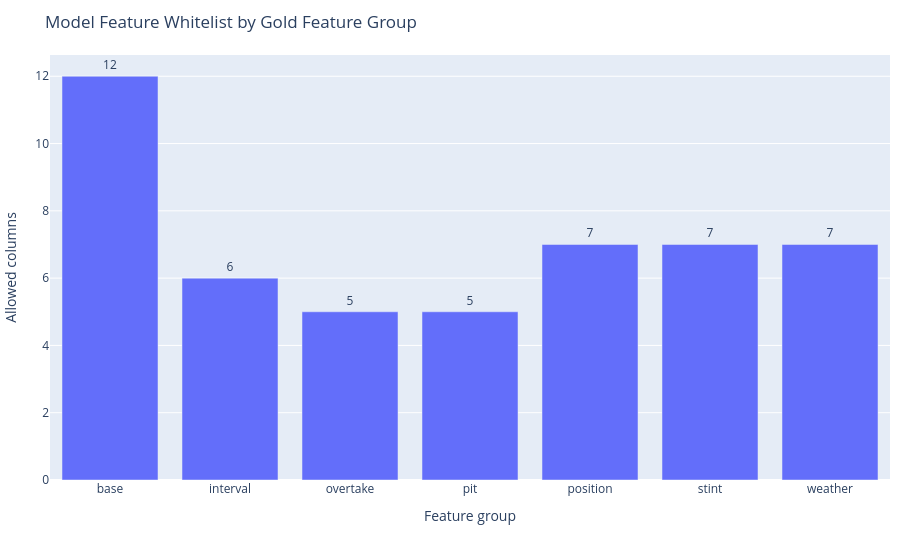

Notebook code cell kept with this figure:
### Markdown cell above
## Feature Whitelist Coverage

The whitelist is the enforceable boundary between Gold and model training.
Every model-eligible column must be registered with an explicit availability
rule.

### Code cell
feature_contract = read_json(METADATA / "feature_contract.json")
whitelist_rows = []
for group_name, contract in feature_contract.get("feature_tables", {}).items():
    for column in contract.get("model_allowed_columns", []):
        whitelist_rows.append({
            "feature_group": group_name,
            "column": column,
            "availability_rule": contract.get("availability_rule"),
        })
whitelist = pd.DataFrame(whitelist_rows)
whitelist.to_csv(OUTPUT_TABLES / "model_feature_whitelist.csv", index=False)

group_summary = whitelist.groupby("feature_group").size().rename("allowed_columns").reset_index()
fig = px.bar(
    group_summary,
    x="feature_group",
    y="allowed_columns",
    text="allowed_columns",
    title="Model Feature Whitelist by Gold Feature Group",
    labels={"feature_group": "Feature group", "allowed_columns": "Allowed columns"},
)
fig.update_layout(margin=dict(l=10, r=10, t=55, b=80))
fig.update_traces(textposition="outside", cliponaxis=False)
save_chart(fig, "feature_whitelist_by_group")
fig.show()

display(group_summary)
display(whitelist.head(50))

### Figure 1 — Plotly figure (JSON) as saved in the notebook; plotly's stock layout.template omitted (floating-point values rounded to 4 significant figures)
{"data": [{"cliponaxis": false, "hovertemplate": "Feature group=%{x}<br>Allowed columns=%{text}<extra></extra>", "legendgroup": "", "marker": {"color": "#636efa", "pattern": {"shape": ""}}, "name": "", "orientation": "v", "showlegend": false, "text": [12.0, 6.0, 5.0, 5.0, 7.0, 7.0, 7.0], "textposition": "outside", "type": "bar", "x": ["base", "interval", "overtake", "pit", "position", "stint", "weather"], "xaxis": "x", "y": [12, 6, 5, 5, 7, 7, 7], "yaxis": "y"}], "layout": {"barmode": "relative", "legend": {"tracegroupgap": 0}, "margin": {"b": 80, "l": 10, "r": 10, "t": 55}, "title": {"text": "Model Feature Whitelist by Gold Feature Group"}, "xaxis": {"anchor": "y", "domain": [0.0, 1.0], "title": {"text": "Feature group"}}, "yaxis": {"anchor": "x", "domain": [0.0, 1.0], "title": {"text": "Allowed columns"}}}}
